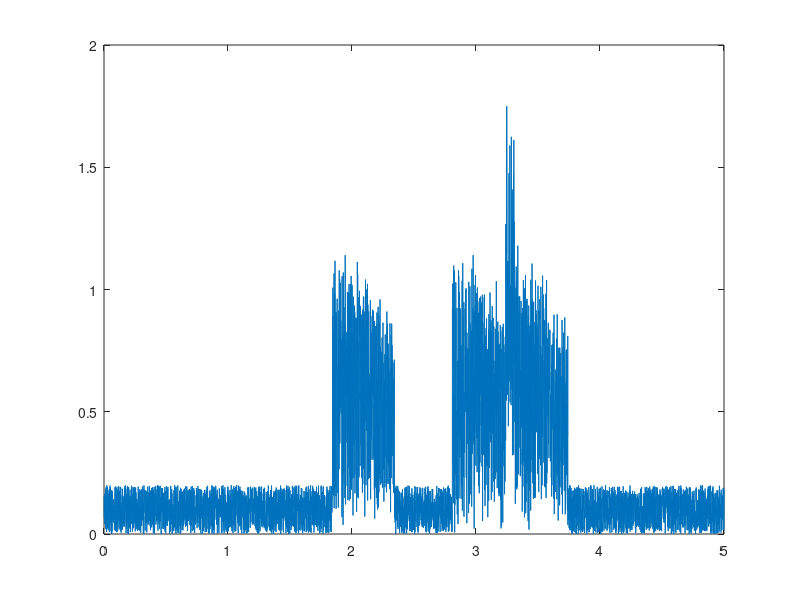

Write the MATLAB code that produced this figure.
%%señal de EMG síntetica

clear all;
close all ;
clc


fs = 1000;
d = 5;
t = 0:1/fs:d;
A = 1;
sd = 0.6;
ev = 3;
EMG = zeros(1,length(t));

for i=1 : ev
    inxI = randi(length(t));
    inxF = min(length(t),inxI+500);
    act = t(inxI:inxF);
    env = exp(-((act-act(1)).^2)/(2*(sd)^2));
    sng = A*env;
    EMG(inxI:inxF) = EMG(inxI:inxF)+sng.*rand(1,length(act));
    
end

EMG=EMG+0.2*rand(1,length(t));
figure,plot(t,EMG)